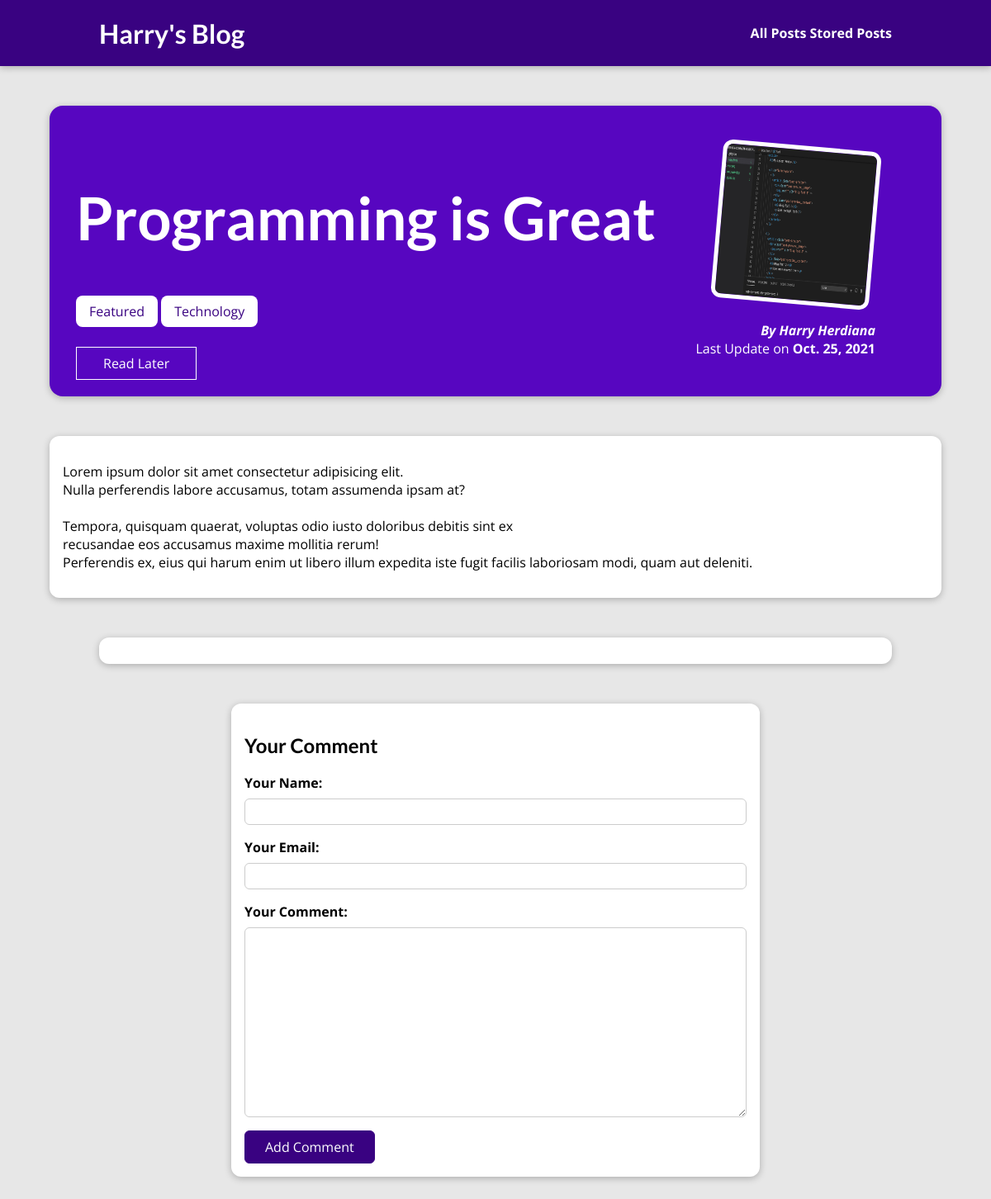
The page /post/programming-great on the database as committed earlier.
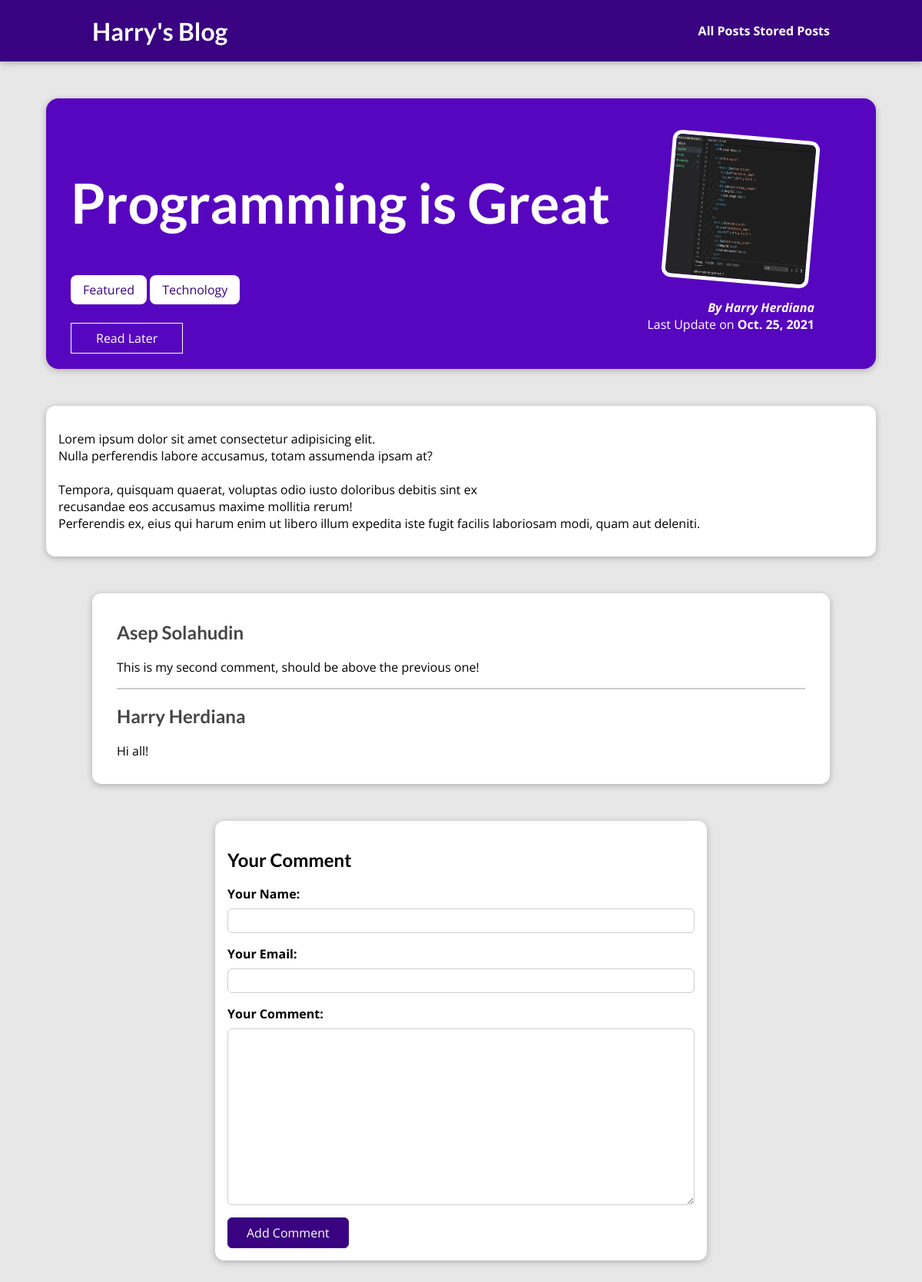
The same page on the database as committed later.
### blog/models.py (models this page shows, shortened)
class Post(models.Model):
    author = models.ForeignKey(Author, on_delete=models.SET_NULL,related_name="posts",null=True)
    excerpt = models.CharField(max_length=100,null=True)
    title = models.CharField(max_length=50)
    image = models.ImageField(upload_to="posts",null=True)
    date = models.DateField(auto_now=False)
    slug = models.SlugField(default="", blank=True, null=False, db_index=True)
    content = models.TextField(validators=[MinLengthValidator(10)])
    tag = models.ManyToManyField(Tag)

class Tag(models.Model):
    caption = models.CharField(max_length=100)

class Author(models.Model):
    first_name = models.CharField(max_length=50)
    last_name = models.CharField(max_length=50)
    email_address = models.EmailField(max_length=100)
    def __str__(self):
        return f"{self.first_name} {self.last_name}"

class Comment(models.Model):
    user_name = models.CharField(max_length=100)
    user_email = models.EmailField()
    text = models.TextField(max_length=150)
    post = models.ForeignKey(Post,on_delete=models.CASCADE,related_name="comments")

### blog/views.py (the view, shortened to what this page needs)
# urls.py: path("post/<slug:slug>", views.PostDetailView.as_view(), name="post_detail_page"),
class PostDetailView(View):
    def is_stored_posts(self,request,post_id):
        stored_posts = request.session.get("stored_posts")
        if stored_posts is not None:
            is_saved_for_later = post_id in stored_posts
        else:
            is_saved_for_later=False
        return is_saved_for_later
    def get(self,request,slug):
        post = Post.objects.get(slug=slug)
        context = {
            "post":post,
            "post_tags":post.tag.all(),
            "comment_form":CommentForm,
            "comments": post.comments.all().order_by("-id"),
            "saved_for_later": self.is_stored_posts(request,post.id),
        }
        return render(request,"blog/post_detail.html",context)

### blog/templates/blog/post_detail.html (shortened to what this page needs)
{% extends 'base.html' %}
{% load static %}
{% block css_files %}
<link rel="stylesheet" href="{% static 'blog/post_detail.css' %}" />
{% endblock css_files %}
{% block content %}
<section id="summary">
  <h2>{{post.title}}</h2>
    <div>
    {% for tag in post_tags %}
      <span class="tag">{{ tag.caption }}</span>
    {% endfor %}
  </div>
  <div id="read-later">
  <form action="{% url 'read_later' %}" method="POST">
  <button>{% if saved_for_later %}
  Remove from "Read Later"
  {% else %}
  Read Later
  {% endif %}
  </button>
  </form>
  </div>
  <article>
    <img src="{{post.image.url}}" alt="Post Title" />
    <address>By {{post.author|title}}</address>
    <div>Last Update on <time>{{post.date |date}}</time></div>
  </article>
</section>
<main>{{post.content|linebreaks}}</main>
<section id="comments">
<ul>
{% for comment in comments %}
<li>
<h2>{{comment.user_name}}</h2>
<p>{{comment.text |linebreaks}}</p>
</li>
{% endfor %}
</ul>
</section>
  <section id="comment-form">
    <h2>Your Comment</h2>
    <form action="{% url "post_detail_page" post.slug %}" method="POST">
      {% csrf_token %} {% for form_field in comment_form %}
      <div class="form-control {% if form_field.errors %}invalid{% endif %}">
        {{form_field.label_tag}}
        {{form_field}}
      </div>
      {% endfor %}
      <button>Add Comment</button>
    </form>
  </section>
{% endblock content %}

### templates/base.html (shortened to what this page needs)
{% load static %}
<!DOCTYPE html>
<html lang="en">
<head>
    <link rel="stylesheet" href="{% static 'app.css' %}">
    {% block css_files %}{% endblock css_files %}
</head>
<body>
<header id="main-navigation">
    <h1><a href="{% url 'starting_page' %}">Harry's Blog</a></h1>
    <nav>
        <a href="{% url 'posts_page' %}">All Posts</a>
        <a href="{% url 'read_later' %}">Stored Posts</a>
    </nav>
</header>
{% block content %}{% endblock content %}
</body>
</html>

### static/app.css (style rules this page uses)
* { box-sizing: border-box; }
html { font-family: 'Open Sans', 'Lato', sans-serif; }
body { margin: 0; }
h1, h2, h3 { font-family: 'Lato', sans-serif; font-weight: bold; }
#main-navigation { width: 100%; height: 5rem; display: flex; justify-content: space-between; align-items: center; padding: 0 10%; position: absolute; top: 0; left: 0; }
#main-navigation a { text-decoration: none; color: white; font-weight: bold; }

### blog/static/blog/post_detail.css (style rules this page uses)
body { background-color: #e7e7e7; }
#main-navigation { background-color: #390281; box-shadow: 0 2px 8px rgba(0, 0, 0, 0.25); }
#summary { margin: 8rem auto 3rem auto; padding: 2rem; width: 90%; max-width: 90rem; border-radius: 16px; background-color: #5706c0; position: relative; box-shadow: 0 2px 8px rgba(0, 0, 0, 0.25); height: 22rem; }
#summary h2 { color: white; font-size: 4.5rem; }
#summary article { position: absolute; top: 2rem; right: 3rem; padding: 1rem 2rem; border-radius: 12px; text-align: right; color: white; }
#summary article img { width: 12rem; height: 12rem; border-radius: 12px; transform: rotateZ(5deg); border: 5px solid white; margin-bottom: 1rem; }
#summary address { font-weight: bold; }
#summary time { font-weight: bold; }
#read-later { margin:2rem 0; }
#read-later button { background-color: transparent; border:1px solid white; padding:0.5rem 2rem; font: inherit; color: white; }
main { width: 90%; max-width: 90rem; margin: 3rem auto; background-color: white; padding: 1rem; border-radius: 12px; box-shadow: 0 2px 8px rgba(0, 0, 0, 0.25); }
.tag { background-color: white; color: #390281; padding: 0.5rem 1rem; border-radius: 8px; }
#comment-form { margin: 3rem auto; width: 90%; max-width: 40rem; border-radius: 12px; background-color: white; box-shadow: 0 2px 8px rgba(0, 0, 0, 0.25); padding: 1rem; }
#comment-form button { font: inherit; background-color: #390281; color: white; border: 1px solid #390281; padding: 0.5rem 1.5rem; border-radius: 6px; cursor: pointer; }
.form-control { margin-bottom: 1rem; }
.form-control label { font-weight: bold; margin-bottom: 0.5rem; display: block; }
.form-control input, .form-control textarea { display: block; width: 100%; font: inherit; padding: 0.25rem; border-radius: 6px; border: 1px solid #ccc; }
#comments { margin: 3rem auto; width: 90%; max-width: 60rem; border-radius: 12px; background-color: white; box-shadow: 0 2px 8px rgba(0, 0, 0, 0.25); padding: 1rem 2rem; }
#comments ul { list-style: none; margin: 0; padding: 0; }
#comments li { margin-bottom: 1rem; border-bottom: 2px solid #ccc; }
#comments li:last-of-type { border-bottom: none; }
#comments h2 { color: #464646; }

Rows that differ between the two databases and show on the page:
added Comment: user_name "Asep Solahudin", text "This is my second comment, should be above the previous one!"
added Comment: user_name "Harry Herdiana", text "Hi all!"
